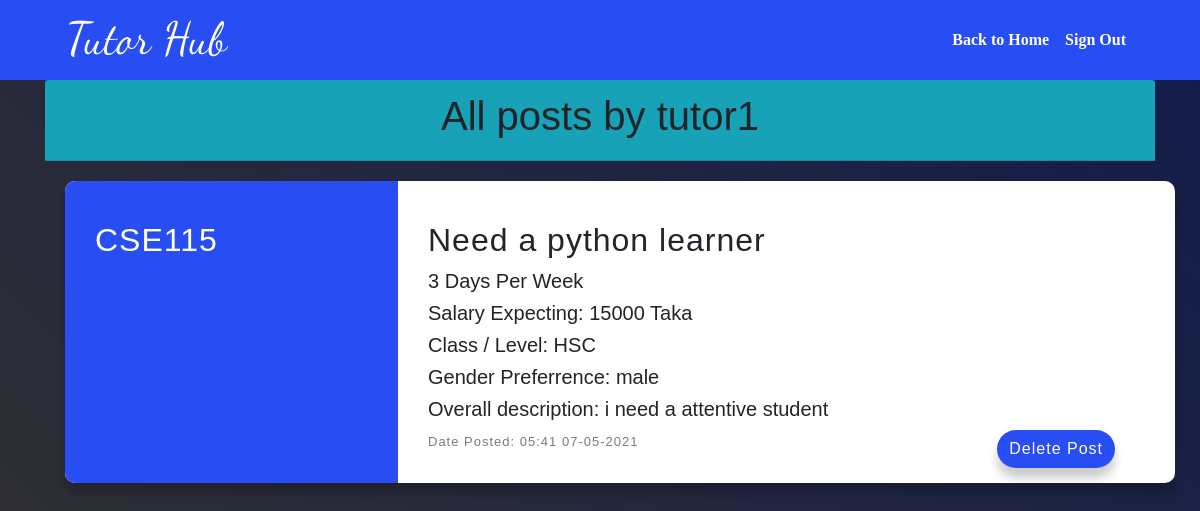
The page /my_ad/ (signed in) on the database as committed earlier.
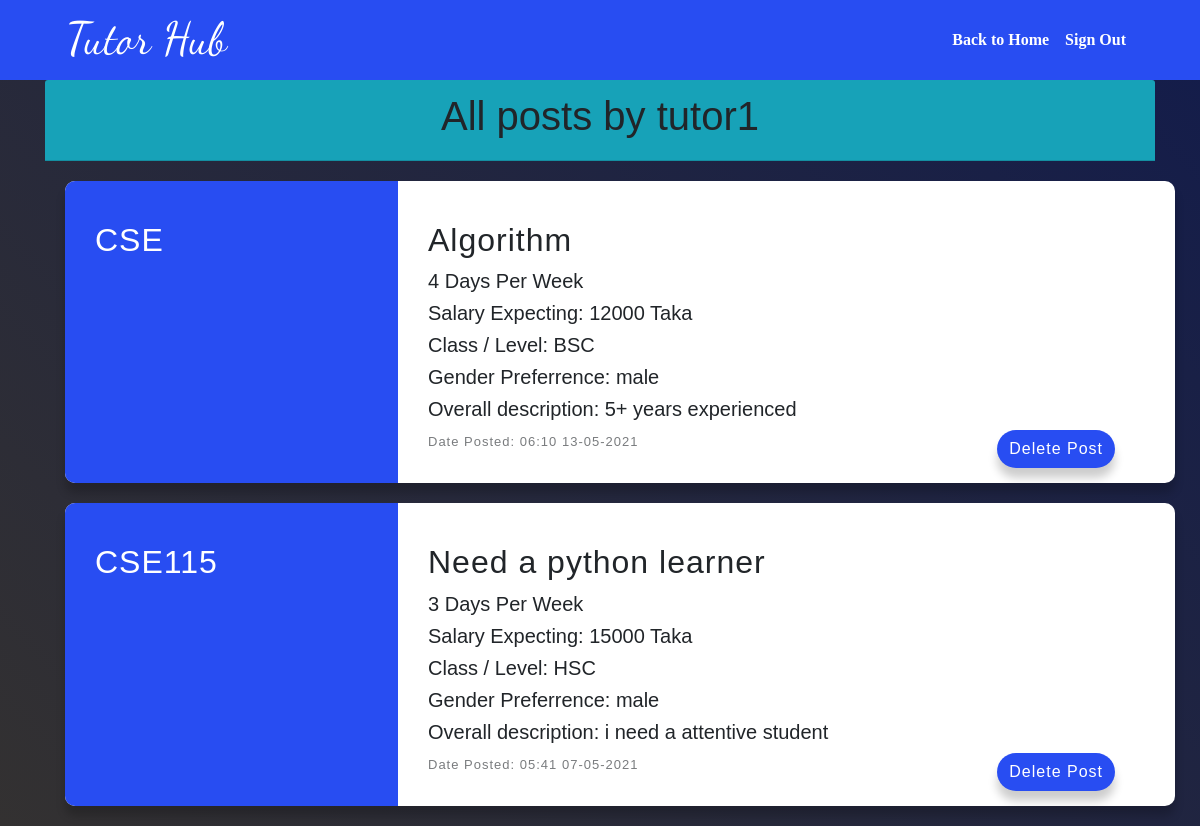
The same page on the database as committed later.
### ad/models.py (models this page shows, shortened)
class AdTutor(models.Model):
    user = models.ForeignKey(User, on_delete=models.CASCADE)
    title = models.CharField(max_length=150, null=True, blank=True)
    expected_area = models.CharField(max_length=150, null=True, blank=True)
    subject = models.CharField(max_length=150, null=True, blank=True)
    class_level = models.CharField(max_length=150, null=True, blank=True)
    days = models.DecimalField(decimal_places=0, max_digits=7, default=2)
    expected_salary = models.CharField(max_length=10,default=3000)
    male ='male'
    female = 'female'
    other = 'other'
    genders = [
        (male,'male'),
        (female,'female'),
        (other,'other'),
    ]
    gender = models.CharField(max_length=15, choices=genders,default=male,null=True,blank=True)
    description = models.TextField(null=True, blank=True)
    request_confirmation = models.BooleanField(default=False)
    ad_created = models.DateTimeField(auto_now_add=True)

### ad/views.py (the view)
# urls.py: path('my_ad/', views.my_ad, name='my_ad'),
@login_required
def my_ad(request):
    myStudentAds = AdStudent.objects.filter(
        user=request.user).order_by('-ad_created')
    myTutorAds = AdTutor.objects.filter(
        user=request.user).order_by('-ad_created')
    return render(request, 'ad/myad.html', {'myStudentAds': myStudentAds, 'myTutorAds': myTutorAds})

### details/templatetags/group.py (called while the page is built)
@register.filter(name='has_group')
def has_group(user, group):
    return user.groups.filter(name=group).exists()

### ad/templates/ad/myad.html (shortened to what this page needs)
{% load static %}
{% load group %}
<!DOCTYPE html>
<html lang="en">
<head>
    <link rel="stylesheet" href="https://pro.fontawesome.com/releases/v5.10.0/css/all.css" >
    <link rel="stylesheet" href="https://maxcdn.bootstrapcdn.com/bootstrap/4.0.0/css/bootstrap.min.css">
    <link rel="stylesheet" href="{% static 'home.css' %}">
</head>
<body>
  <nav class="navbar nav navbar-expand-lg">
    <div class="app_name" href="#">Tutor Hub</div>
    <div class="collapse navbar-collapse" id="navbarNavDropdown">
      <ul class="navbar-nav ml-auto">
        <li class="nav-item active">
          <a class="nav-link" href="{% url 'home' %}">Back to Home</a>
        </li>
        <li class="nav-item">
          <a class="nav-link" href="{% url 'signout' %}">Sign Out</a>
        </li>
      </ul>
    </div>
  </nav>
<div class="container home">
    <div class="card-header bg-info" >
        <h1 class="text-center">All posts by {{ user }}</h1>
      </div>
        {% if request.user|has_group:"student" %}
          {% for ad in myStudentAds %}
          <div class="course">
            <div class="course-preview">
                <h2>{{ ad.subject }}</h2>
              </div>
              <div class="course-info">
                  <h2>{{ ad.title }}</h2>
                  <h5>{{ ad.days }} Days Per Week</h5>
                  <h5>Salary: {{ ad.salary }} Taka</h5>
                  <h5>Class / Level: {{ ad.class_level }}</h5>
                  <h5>Gender of the Tutor: {{ ad.gender }}</h5>
                  <h5>Overall description: {{ ad.description }}</h5>
                  <span class="info-text">
                    Date Posted: {{ ad.ad_created|date:'H:i d-m-Y' }}
                  </span>
                  <a class="delete_post" href="{% url 'delete_post_student' ad.pk %}">Delete Post</a>
                </div>
            </div>
          {% endfor %}
        {% else %}
          {% for ad in myTutorAds %}
          <div class="course">
            <div class="course-preview">
                <h2>{{ ad.subject }}</h2>
              </div>
              <div class="course-info">
                  <h2>{{ ad.title }}</h2>
                  <h5>{{ ad.days }} Days Per Week</h5>
                  <h5>Salary Expecting: {{ ad.expected_salary }} Taka</h5>
                  <h5>Class / Level: {{ ad.class_level }}</h5>
                  <h5>Gender Preferrence: {{ ad.gender }}</h5>
                  <h5>Overall description: {{ ad.description }}</h5>
                  <span class="info-text">
                    Date Posted: {{ ad.ad_created|date:'H:i d-m-Y' }}
                  </span>
                  <a class="delete_post" href="{% url 'delete_post_tutor' ad.pk %}">Delete Post</a>
                </div>
            </div>
            {% endfor %}
        {% endif %}
</body>

### ad/static/home.css (style rules this page uses)
* { margin: 0; padding: 0; }
ul li { list-style: none; }
a { text-decoration: none; }
nav { width: 100%; height: 80px; background-color: #284DF2; color: #fff; }
.app_name { float: left; width: 30%; margin-left: 50px; font-size: 45px; font-family: 'Dancing Script', cursive; color: #fff; }
.navbar-nav { margin-right: 50px; }
.nav-item a { display: inline-block; font-size: 16px; line-height: 20px; font-weight: bold; border-radius: 10px; padding: 10px 15px; color: #fff; text-decoration: none; font-family: serif; }
* { box-sizing: border-box; }
body { background-image: linear-gradient(45deg, #333131, #131c4b); font-family: 'Muli', sans-serif; display: flex; align-items: center; flex-direction: column; min-height: 100vh; margin: 0; }
.course { background-color: #fff; border-radius: 10px; box-shadow: 0 10px 10px rgba(0, 0, 0, 0.2); display: flex; width: 100%; margin: 20px; overflow: hidden; min-height: 200px; }
.course h2 { letter-spacing: 1px; margin: 10px 0; }
.course-preview { background-color: #284DF2; color: #fff; padding: 30px; width: 30%; }
.course-info { padding: 30px; position: relative; width: 70%; }
.info-text { font-size: 13px; letter-spacing: 1px; opacity: 0.6; }
.delete_post { background-color: #284DF2; border: 0; border-radius: 50px; box-shadow: 0 10px 10px rgba(0, 0, 0, 0.2); color: #fff; font-size: 16px; padding: 7px 12px; position: absolute; bottom: 15px; right: 60px; letter-spacing: 1px; }
.course-info a { text-decoration: none; }

Rows that differ between the two databases and show on the page:
added AdTutor: subject "CSE", title "Algorithm", days "4", expected_salary "12000", class_level "BSC", gender "male", description "5+ years experienced", ad_created "06:10 13-05-2021"
